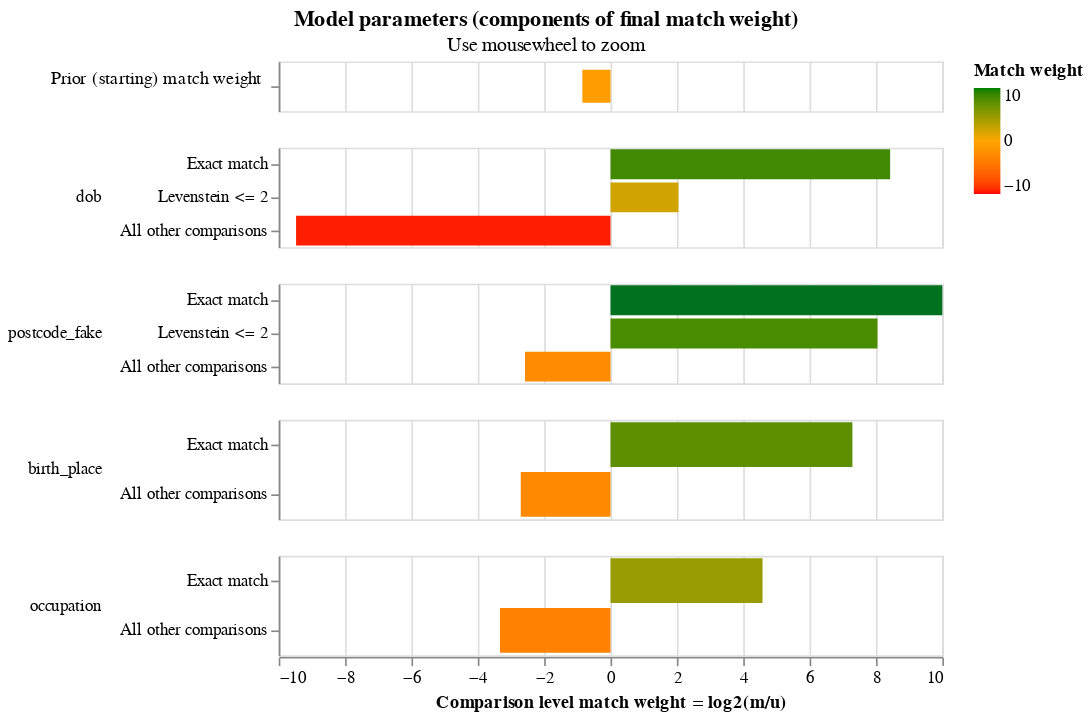

Notebook code for this chart:
### Code cell
blocking_rule = "l.first_name = r.first_name and l.surname = r.surname"
training_session_names = linker.train_m_using_expectation_maximisation(blocking_rule)
training_session_names.match_weights_interactive_history_chart()
